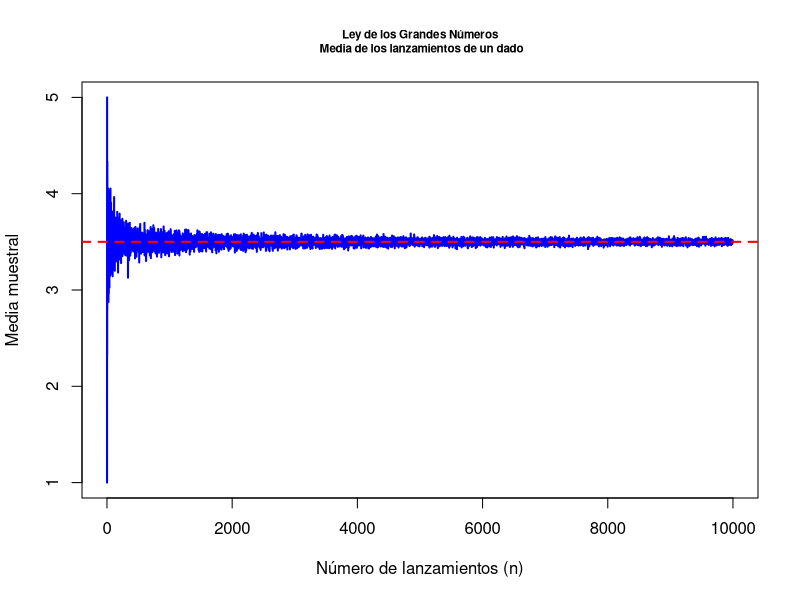

Recreate this plot in R. (Note: this script raises an error after producing the figure.)
## ---- chunk 1
# Definir la función para simular lanzamientos de un dado
simular_dado <- function(max_n) {
  medias <- numeric(max_n)  # Vector para almacenar las medias muestrales
  for (n in 1:max_n) {
    lanzamientos <- sample(1:6, n, replace = TRUE)  # Lanzar el dado n veces
    medias[n] <- mean(lanzamientos)  # Calcular la media de los lanzamientos
  }
  return(medias)
}

# Simular para un tamaño máximo de muestra de 10000 lanzamientos
max_n <- 10000
medias <- simular_dado(max_n)

# Graficar las medias muestrales a medida que n aumenta
png("images/LLN1.png")
plot(1:max_n, medias, type = "l", col = "blue", lwd = 2,
     xlab = "Número de lanzamientos (n)", ylab = "Media muestral",
     main = "Ley de los Grandes Números\n Media de los lanzamientos de un dado", cex.main=0.7)
abline(h = 3.5, col = "red", lwd = 2, lty = 2)  # Línea horizontal en 3.5
dev.off()
## ---- chunk 2
knitr::include_graphics("images/LLN1.png",rel_path = TRUE)
## ---- chunk 3
# Parámetros de la distribución binomial
n <- 1000  # Número de ensayos
p <- 0.5   # Probabilidad de éxito
size <- 10000  # Número de simulaciones

# Generar una variable aleatoria binomial
binomial_sample <- rbinom(size, n, p)

# Estimación de la media y la desviación estándar de la distribución binomial
mean_binom <- n * p
sd_binom <- sqrt(n * p * (1 - p))

# Generar la distribución normal aproximada
normal_sample <- rnorm(size, mean = mean_binom, sd = sd_binom)

# Graficar los histogramas de la binomial y la normal
par(mfrow = c(1, 2))  # Organizar gráficos en dos paneles

# Histograma de la muestra binomial
hist(binomial_sample, breaks = 50, probability = TRUE, 
     col = rgb(0, 0, 1, 0.5), xlim = c(0, n), 
     main = "Distribución Binomial", xlab = "Valor", 
     ylab = "Densidad")
lines(density(binomial_sample), col = "blue", lwd = 2)

# Histograma de la distribución normal aproximada
hist(normal_sample, breaks = 50, probability = TRUE, 
     col = rgb(1, 0, 0, 0.5), xlim = c(0, n), 
     main = "Distribución Normal Aproximada", xlab = "Valor", 
     ylab = "Densidad")
lines(density(normal_sample), col = "red", lwd = 2)

## ---- chunk 4
# Parámetros de la simulación
num_simulaciones <- 10000  # Número de simulaciones
num_lanzamientos <- c(10, 100, 1000, 10000)  # Diferentes tamaños de muestra

# Función para simular la suma de las puntuaciones de un dado
simular_suma_dado <- function(n) {
  suma <- rowSums(matrix(sample(1:6, n * num_simulaciones, replace = TRUE), 
                        ncol = n))  # Simulación de las sumas
  return(suma)
}

# Graficar las distribuciones de las sumas para diferentes tamaños de muestra
par(mfrow = c(2, 2))  # Organizar gráficos en 2x2

for (n in num_lanzamientos) {
  suma_dado <- simular_suma_dado(n)
  # Histograma de la suma de las puntuaciones del dado
  hist(suma_dado, breaks = 50, probability = TRUE, 
       col = rgb(0, 0, 1, 0.5), xlim = c(min(suma_dado), max(suma_dado)), 
       main = paste("Suma de", n, "lanzamientos de un dado"), 
       xlab = "Suma de puntuaciones", ylab = "Densidad")
  # Superponer la curva de densidad normal (aproximación asintótica)
  mean_dado <- 3.5 * n  # Media esperada de la suma (media de un dado es 3.5)
  sd_dado <- sqrt(n * (35 / 12))  # Desviación estándar de la suma (varianza de un dado es 35/12)
  curve(dnorm(x, mean = mean_dado, sd = sd_dado), 
        col = "red", lwd = 2, add = TRUE)
}

## ---- chunk 5

knitr::include_graphics("images/simPoisson_1_11.png")

## ---- chunk 6

knitr::include_graphics("images/pesosVaronesCat.jpg")
